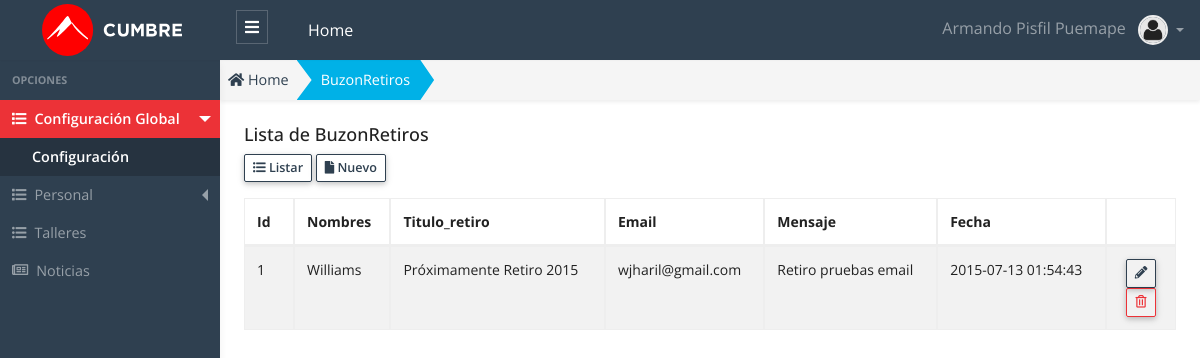
/public/admin/buzon_retiro/buzon_retiro.php (signed in), run on the app's committed database.
### tables this page shows
CREATE TABLE `buzon_retiro`  (
  `id` int(11) NOT NULL AUTO_INCREMENT,
  `nombres` varchar(200) NULL DEFAULT NULL,
  `titulo_retiro` text NULL,
  `email` varchar(200) NULL DEFAULT NULL,
  `mensaje` text NULL,
  `estado` int(11) NULL DEFAULT 1,
  `fecha` timestamp(0) NULL DEFAULT CURRENT_TIMESTAMP(0) ON UPDATE CURRENT_TIMESTAMP(0),
  PRIMARY KEY (`id`) USING BTREE
);

### public/app/database/Connection.php (called while the page is built, shortened)
<?php
Class Connection
{
  protected $db_host   = 'localhost';
  protected $db_user   = 'root';
  protected $db_pass   = '';
  protected $db_name   = 'escuelac_w_ne16';
  protected $db_port   = '3306';
  protected $db_driver = 'mysql';
  protected $query  = '';
  protected $conn   = null  ;
  private function openConnection()
  {
    $str_conn = $this->db_driver.":host=".$this->db_host.";port=".$this->db_port.";dbname=" .$this->db_name;
    $this->conn = new PDO($str_conn,$this->db_user,$this->db_pass);
    $this->conn->setAttribute(PDO::ATTR_ERRMODE, PDO::ERRMODE_EXCEPTION);
    $this->conn->query("SET NAMES 'utf8'");
    return $this->conn ;
  }
  protected function executeQuery()
  {
    $stm = $this->conn->prepare($this->query);
    $this->status = $stm->execute() ;
    if($this->status)
    {
      $column_count = $stm->columnCount() ;
      if ($column_count > 0)
      {
        $rows  = $stm->fetchAll(PDO::FETCH_ASSOC) ;
      }
    }
  }
}

### public/app/models/BuzonRetiro.php (called while the page is built, shortened)
<?php
class BuzonRetiro extends Connection {
  public function getAll()
  {
    try{
      $this->query = "SELECT * FROM buzon_retiro; ";
      $this->executeQuery();
      $data = $this->rows ;
      return $data;
    }catch(exception $e){
      throw new Exception($e->getMessage());
    }
  }
}

### public/app/controllers/BuzonRetiroController.php (called while the page is built, shortened)
<?php
 class BuzonRetiroController
{
  public function getAll()
  {
    try
    {
      $buzon_retiro  = new BuzonRetiro();
      $data = $buzon_retiro->getAll();
      return $data ;
    }
    catch (Exception $e)
    {
      throw new Exception($e->getMessage());
    }
  }
}

### public/admin/buzon_retiro/buzon_retiro.php (the view, shortened to what this page needs)
<?php
    $buzon_retiro_controller = new BuzonRetiroController();
    $data = $buzon_retiro_controller->getAll();
    $title_page = "BuzonRetiros";
?>
<!DOCTYPE html>
<html lang="es">
<head>
  <?php
    require_once "../layout/head_links.phtml";
  ?>
</head>
<body>
  <?php require "../layout/header.phtml"; ?>
  <div class="app-wrap">
    <?php require_once "../layout/sidebar.phtml";?>
    <main role="main" class="main">
      <nav class="full-content" aria-label="breadcrumb">
        <ol class="breadcrumb breadcrumb-shape shadow-sm radius-0">
          <li class="breadcrumb-item">
            <a href="admin">
              <i class="fas fa-home"></i> Home
            </a>
          </li>
          <li class="breadcrumb-item active bg-info text-white" aria-current="page">
            <a class="link-white" href="admin/buzon-retiro/buzon_retiro.php">
              <?php echo $title_page; ?>
            </a>
          </li>
        </ol>
      </nav>
      <div class="container-full p-2 fs-x-14">
        <div class="row">
          <div class="col-12">
            <h5 class="page-header-title">Lista de <?php echo $title_page; ?> </h5>
          </div>
          <div class="col-12 mb-3">
            <a href="admin/buzon-retiro/buzon_retiro.php" class="btn btn-outline-primary btn-sm btn-bar" role="button">
              <i class="fas fa-list-ul"></i>
              Listar
            </a>
            <a href="admin/buzon-retiro/nuevo.php" class="btn btn-outline-primary btn-sm btn-bar" role="button">
              <i class="fas fa-file"></i>
              Nuevo
            </a>
          </div>
          <div class="col-12">
            <div class="table-responsive">
            <table id="dataTableList" class="table table-striped table-bordered" style="width:100%">
              <thead>
                <tr>
                  <th width="50">Id </th>
                  <th>Nombres </th>
                  <th>Titulo_retiro </th>
                  <th>Email </th>
                  <th>Mensaje </th>
                  <th>Fecha </th>
                  <th width="70"></th>
                </tr>
              </thead>
              <tbody>
                <?php foreach ($data as &$row) {?>
                  <?php
                    $title_estado   = "";
                    $class_estado   = "";
                    $class_disabled = "";
                    if($row["estado"] == 1)
                    {
                      $title_estado = "Eliminar" ;
                    }
                    else
                    {
                      $title_estado   = "Recuperar" ;
                      $class_estado   = "row-disabled";
                      $class_disabled = "is-disabled";
                    }
                  ?>
                <tr class="<?php echo $class_estado ;?>" >
                  <td> <?php echo $row["id"] ?> </td>
                  <td> <?php echo $row["nombres"] ?> </td>
                  <td> <?php echo $row["titulo_retiro"] ?> </td>
                  <td> <?php echo $row["email"] ?> </td>
                  <td> <?php echo $row["mensaje"] ?> </td>
                  <td> <?php echo $row["fecha"] ?> </td>
                  <td class="text-center">
                    <a class="btn btn-outline-primary btn-sm lh-1 btn-table <?php echo $class_disabled ; ?>" href="admin/buzon_retiro/editar.php?id=<?php echo $row["id"] ?>" title="Editar">
                    <i class="fas fa-pencil-alt"></i>
                    </a>
                    <button class="btn btn-outline-danger btn-sm lh-1 btn-table" onclick="modalDelete(<?php echo $row["id"] ?>, `<?php echo $row['nombres'] ?>`,`<?php echo $title_estado ?>`,`<?php echo $row['estado'] ?>`);" title="<?php echo $title_estado ;?>">
                    <i class="far fa-trash-alt"></i>
                    </button>
                  </td>
                </tr>
                <?php }?>
              </tbody>
            </table>
            </div>
          </div>
        </div>
      </div>
    </main>
  </div>
  <?php require_once "../layout/datatables.phtml"?>
</body>
</html>

### data on the page
buzon_retiro: id "1", nombres "Williams", titulo_retiro "Próximamente Retiro 2015", email "wjharil@gmail.com", mensaje "Retiro pruebas email", fecha "2015-07-13 01:54:43"

### other printed values
$_SESSION['USER']['nombre'] "Armando"
$_SESSION['USER']['apellidos'] "Pisfil Puemape"
$title_page "BuzonRetiros"
